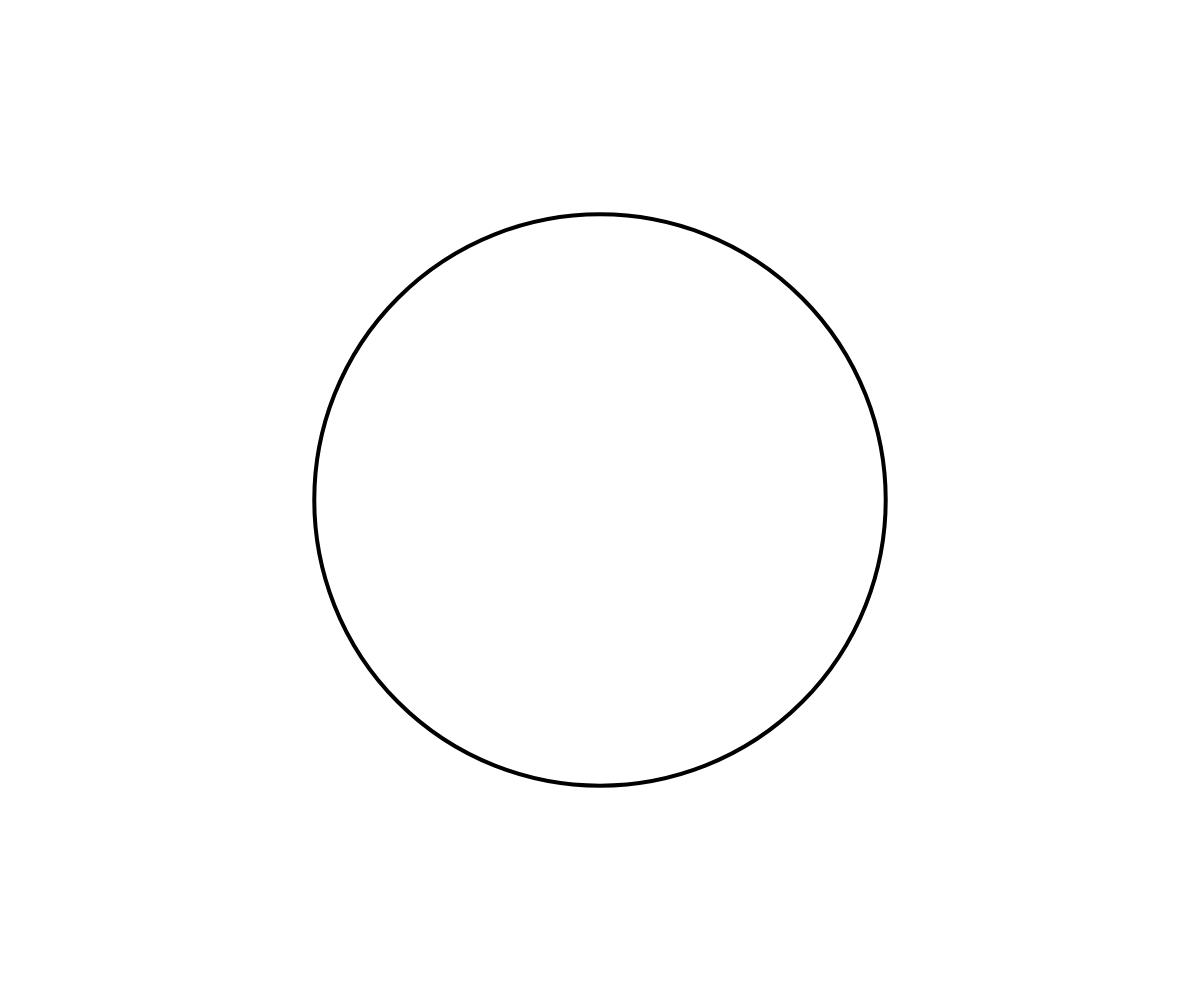
Frame 1 (no input)
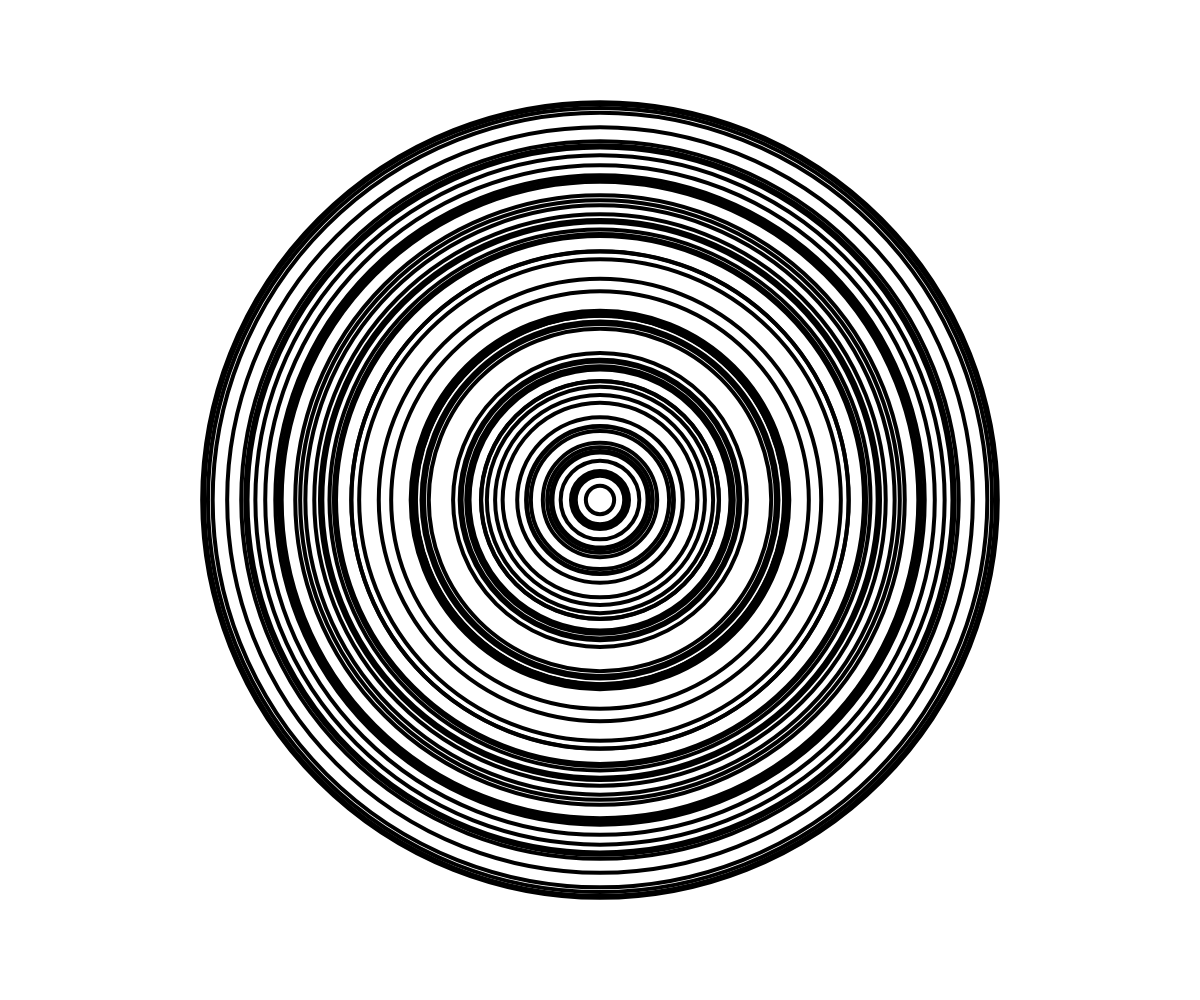
Frame 60 (no input)
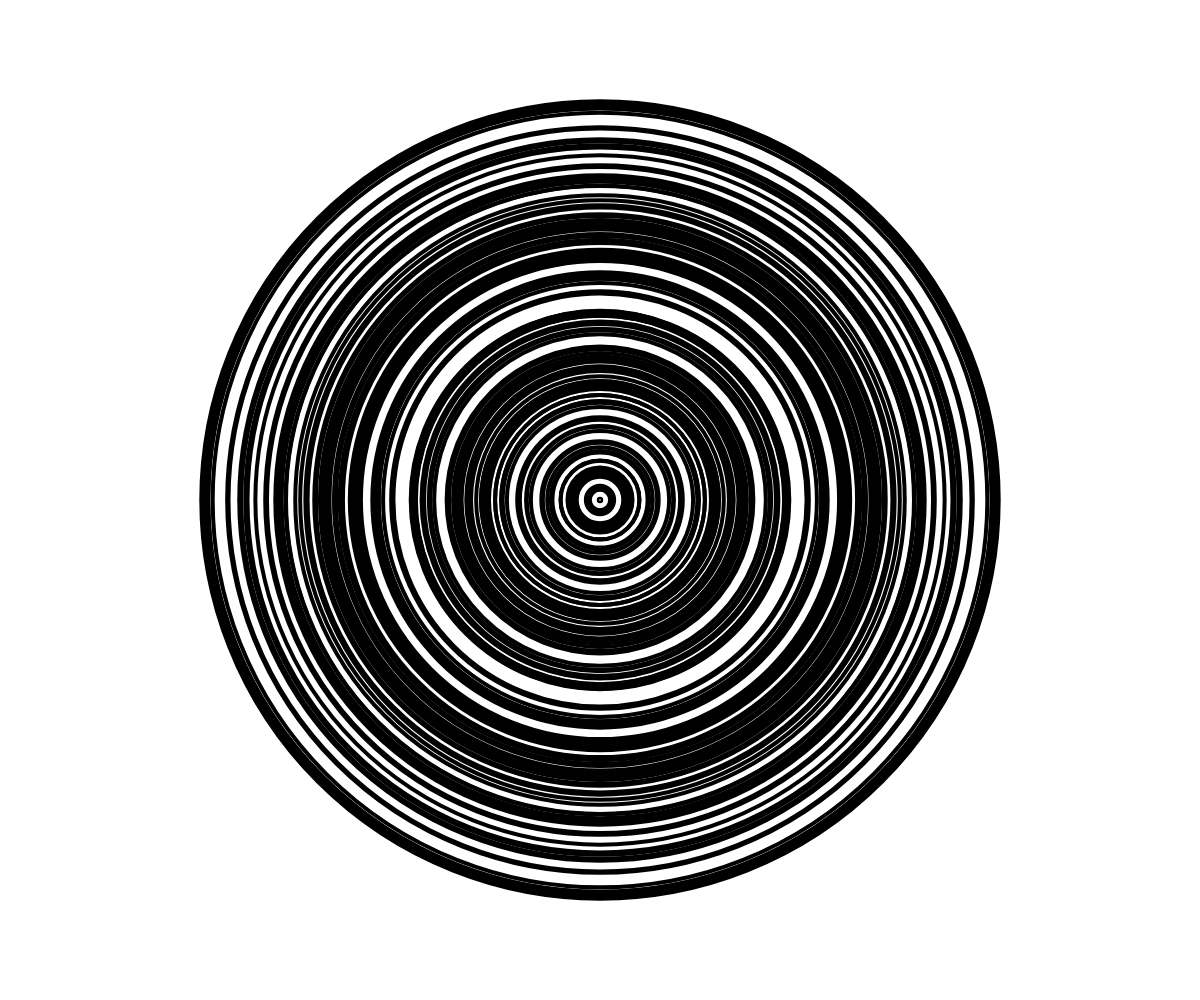
Frame 120 (the mouse pressed at the canvas centre since frame 60)

The p5.js sketch that drew these frames (run headless with seeded random() and noise() and a simulated clock; from frame 60 on, the mouse is pressed at the canvas centre):

// p5.js sketch
// ── sketch.js

// let randonNumber;

function setup(){
    createCanvas(windowWidth, windowHeight);
  }

  function windowResized(){
    resizeCanvas(windowWidth, windowHeight);
  }



function draw() {
    //background(0);
    noFill();
    stroke(0);
    strokeWeight(4);
    circle(width/2,height/2,random(800));
    

}
